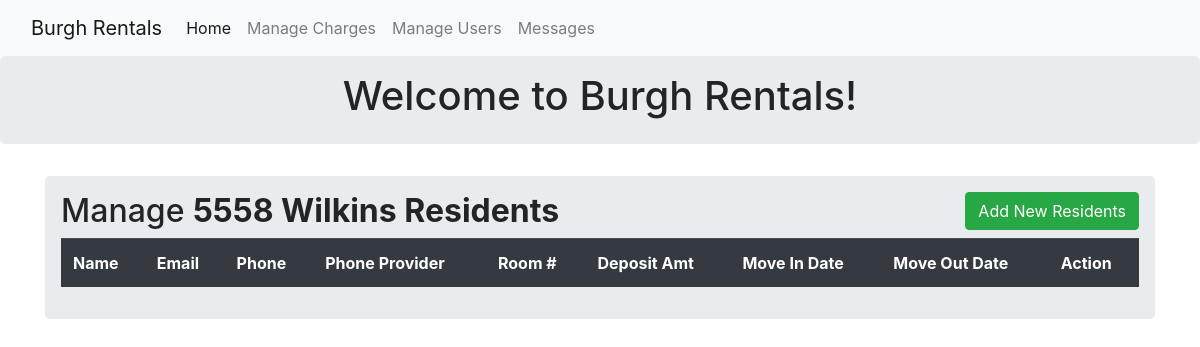
/residents, run on an earlier commit of the app's database.
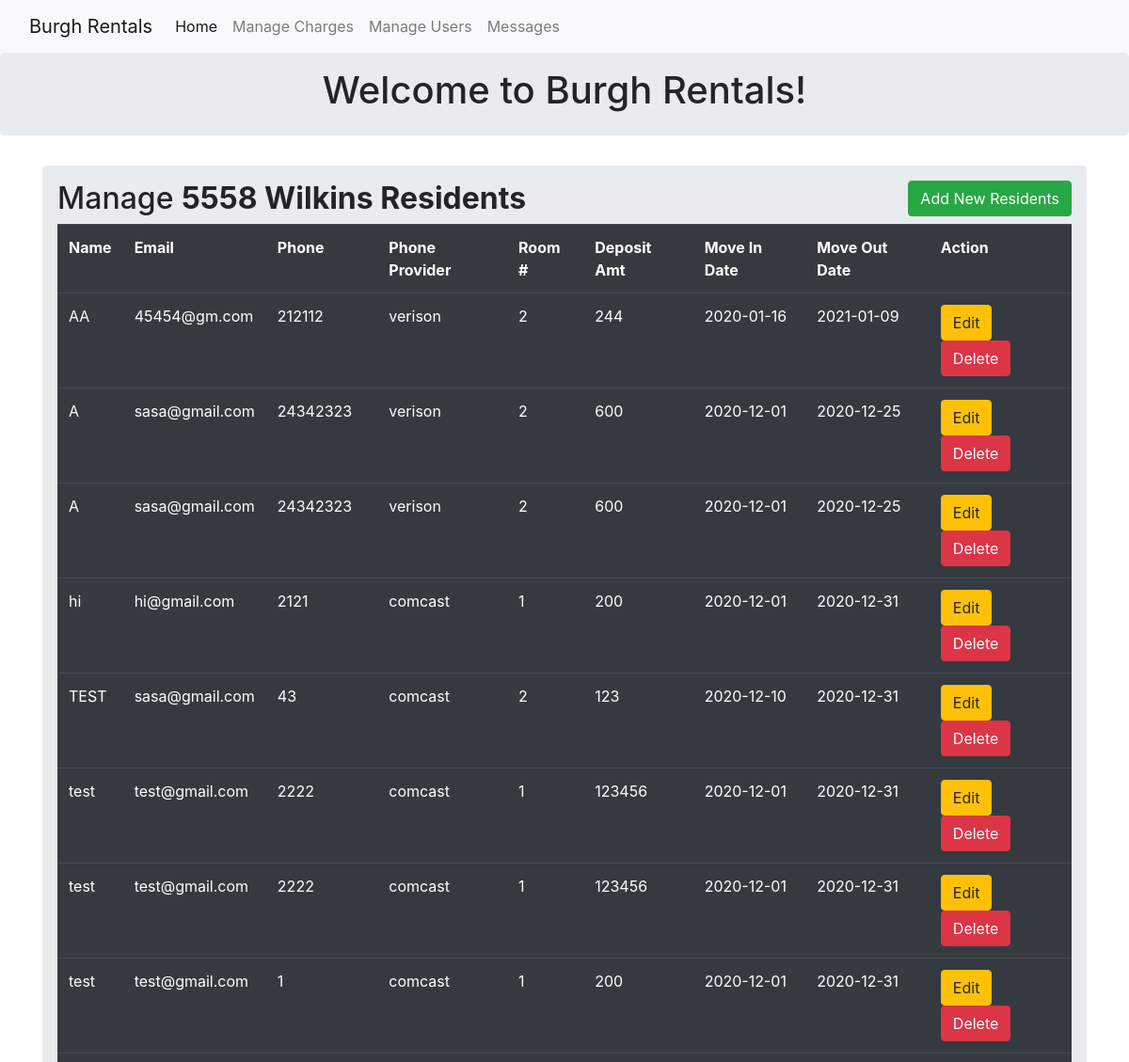
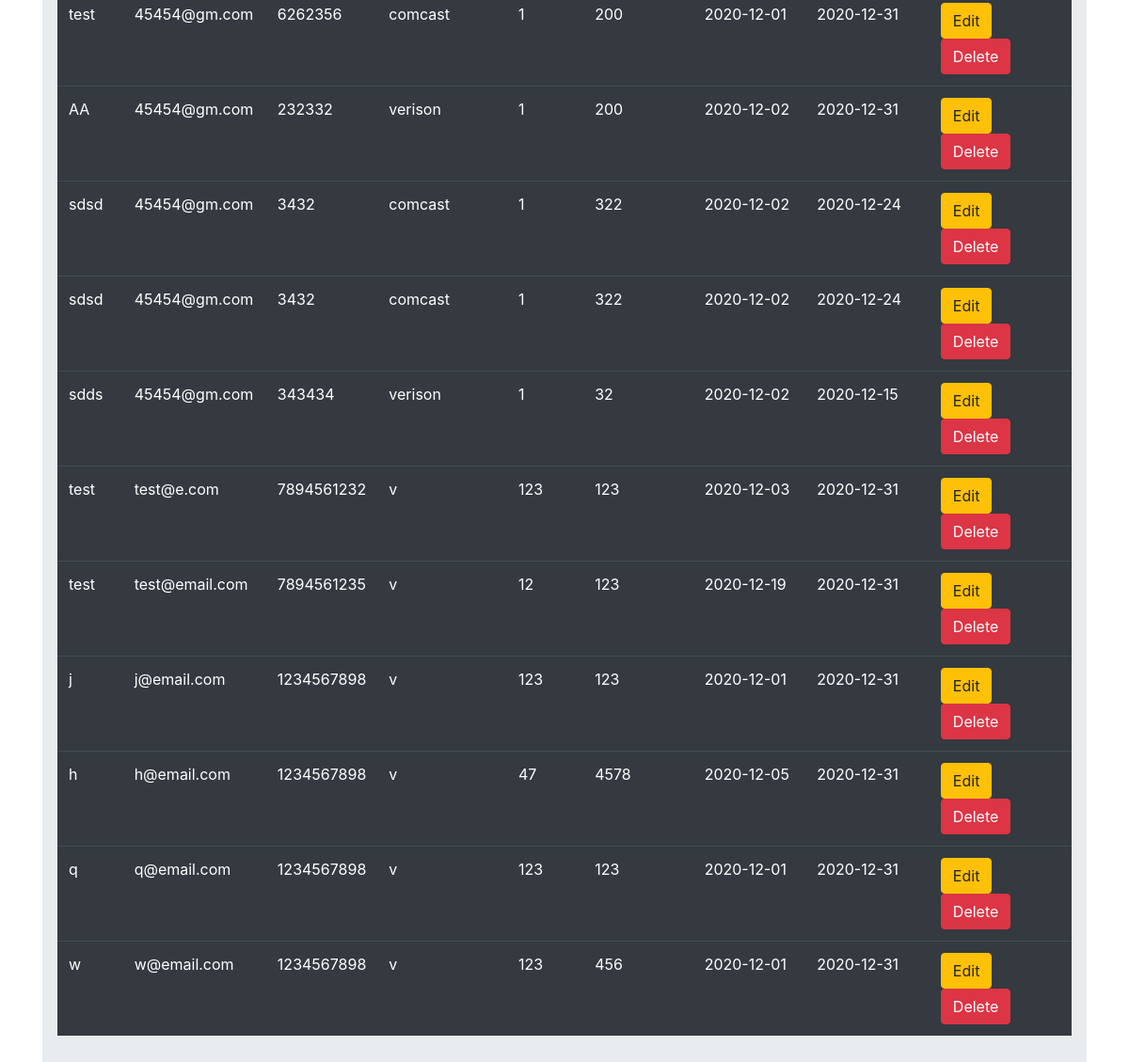
And on a later commit of the database (2 pictures, top to bottom).
### app.py (models this page shows, shortened)
class residents(db.Model):
    id = db.Column(db.Integer, primary_key = True)
    name = db.Column(db.String(100))
    email = db.Column(db.String(100))
    phone = db.Column(db.String(100))
    phoneProvider = db.Column(db.String(100))
    RoomNumber = db.Column(db.String(100))
    DepositAmt = db.Column(db.String(100))
    MoveInDate = db.Column(db.String(100))
    MoveOutDate = db.Column(db.String(100))

### app.py (the view)
@app.route('/residents')
def Residents():
    all_data = residents.query.all()
    return render_template("residents.html", residents = all_data)

### templates/residents.html (shortened to what this page needs)
{% extends 'base.html' %} {% include 'header.html' %} {% block title %} Home {% endblock %} {% block body %}
<div class="container">
  <div class="row">
    <div class="col md-12">
      <div class="jumbotron p-3">
        <h2>
          Manage <b>5558 Wilkins Residents </b>
          <button type="button" class="btn btn-success float-right" data-toggle="modal" data-target="#mymodal">Add New Residents</button>
        </h2>
        <table class="table table-hover table-dark">
          <tr>
            <th>Name</th>
            <th>Email</th>
            <th>Phone</th>
            <th>Phone Provider</th>
            <th>Room #</th>
            <th>Deposit Amt</th>
            <th>Move In Date</th>
            <th>Move Out Date</th>
            <th>Action</th>
          </tr>
          {% for row in residents %}
          <tr>
            <td>{{row.name}}</td>
            <td>{{row.email}}</td>
            <td>{{row.phone}}</td>
            <td>{{row.phoneProvider}}</td>
            <td>{{row.RoomNumber}}</td>
            <td>{{row.DepositAmt}}</td>
            <td>{{row.MoveInDate}}</td>
            <td>{{row.MoveOutDate}}</td>
            <td>
              <a
                href="/resident/update/{{row.id}}"
                class="btn btn-warning btn-xs"
                data-toggle="modal"
                data-target="#modaledit{{row.id}}"
                >Edit</a
              >
              <a href="/resident/delete/{{row.id}}" class="btn btn-danger btn-xs" onclick="return confirm('Are You Sure To Delete ?')"
                >Delete</a
              >
            </td>
          </tr>
          {% endfor %}
        </table>
      </div>
    </div>
  </div>
</div>
{% endblock %}

### templates/base.html (shortened to what this page needs)
<!DOCTYPE html>
<html lang="en">
  <head>
    <link
      rel="stylesheet"
      href="https://stackpath.bootstrapcdn.com/bootstrap/4.4.1/css/bootstrap.min.css"
    />
  </head>
  <body>
    {% block body %} {% endblock %}
  </body>
</html>

### templates/header.html (shortened to what this page needs)
{% extends 'base.html' %} {% block title %} Burgh Rentals {% endblock %} {%
block body %}
<header>
  <nav class="navbar navbar-expand-lg navbar-light bg-light">
    <div class="container-fluid">
      <a class="navbar-brand" href="#">Burgh Rentals</a>
      <div class="collapse navbar-collapse" id="navbarNav">
        <ul class="navbar-nav">
          <li class="nav-item">
            <a class="nav-link active" aria-current="page" href="/"
              >Home</a
            >
          </li>
          <li class="nav-item">
            <a class="nav-link" href="/charges">Manage Charges</a>
          </li>
          <li class="nav-item">
            <a class="nav-link" href="/residents">Manage Users</a>
          </li>
          <li class="nav-item">
            <a class="nav-link" href="#">Messages</a>
          </li>
        </ul>
      </div>
    </div>
  </nav>
</header>
<div class="jumbotron p-3">
  <div class="well text-center">
    <h1>Welcome to Burgh Rentals!</h1>
  </div>
</div>
{% endblock %}

What changed in the data, as far as the page shows it:
added residents: name "AA", email "45454@gm.com", phone "212112", phoneProvider "verison", RoomNumber "2", DepositAmt "244", MoveInDate "2020-01-16", MoveOutDate "2021-01-09"
added residents: name "A", email "sasa@gmail.com", phone "24342323", phoneProvider "verison", RoomNumber "2", DepositAmt "600", MoveInDate "2020-12-01", MoveOutDate "2020-12-25"
added residents: name "A", email "sasa@gmail.com", phone "24342323", phoneProvider "verison", RoomNumber "2", DepositAmt "600", MoveInDate "2020-12-01", MoveOutDate "2020-12-25"
added residents: name "hi", email "hi@gmail.com", phone "2121", phoneProvider "comcast", RoomNumber "1", DepositAmt "200", MoveInDate "2020-12-01", MoveOutDate "2020-12-31"
added residents: name "TEST", email "sasa@gmail.com", phone "43", phoneProvider "comcast", RoomNumber "2", DepositAmt "123", MoveInDate "2020-12-10", MoveOutDate "2020-12-31"
added residents: name "test", email "test@gmail.com", phone "2222", phoneProvider "comcast", RoomNumber "1", DepositAmt "123456", MoveInDate "2020-12-01", MoveOutDate "2020-12-31"
added residents: name "test", email "test@gmail.com", phone "2222", phoneProvider "comcast", RoomNumber "1", DepositAmt "123456", MoveInDate "2020-12-01", MoveOutDate "2020-12-31"
added residents: name "test", email "test@gmail.com", phone "1", phoneProvider "comcast", RoomNumber "1", DepositAmt "200", MoveInDate "2020-12-01", MoveOutDate "2020-12-31"
added residents: name "test", email "45454@gm.com", phone "6262356", phoneProvider "comcast", RoomNumber "1", DepositAmt "200", MoveInDate "2020-12-01", MoveOutDate "2020-12-31"
added residents: name "AA", email "45454@gm.com", phone "232332", phoneProvider "verison", RoomNumber "1", DepositAmt "200", MoveInDate "2020-12-02", MoveOutDate "2020-12-31"
added residents: name "sdsd", email "45454@gm.com", phone "3432", phoneProvider "comcast", RoomNumber "1", DepositAmt "322", MoveInDate "2020-12-02", MoveOutDate "2020-12-24"
added residents: name "sdsd", email "45454@gm.com", phone "3432", phoneProvider "comcast", RoomNumber "1", DepositAmt "322", MoveInDate "2020-12-02", MoveOutDate "2020-12-24"
added residents: name "sdds", email "45454@gm.com", phone "343434", phoneProvider "verison", RoomNumber "1", DepositAmt "32", MoveInDate "2020-12-02", MoveOutDate "2020-12-15"
added residents: name "test", email "test@e.com", phone "7894561232", phoneProvider "v", RoomNumber "123", DepositAmt "123", MoveInDate "2020-12-03", MoveOutDate "2020-12-31"
added residents: name "test", email "test@email.com", phone "7894561235", phoneProvider "v", RoomNumber "12", DepositAmt "123", MoveInDate "2020-12-19", MoveOutDate "2020-12-31"
added residents: name "j", email "j@email.com", phone "1234567898", phoneProvider "v", RoomNumber "123", DepositAmt "123", MoveInDate "2020-12-01", MoveOutDate "2020-12-31"
added residents: name "h", email "h@email.com", phone "1234567898", phoneProvider "v", RoomNumber "47", DepositAmt "4578", MoveInDate "2020-12-05", MoveOutDate "2020-12-31"
added residents: name "q", email "q@email.com", phone "1234567898", phoneProvider "v", RoomNumber "123", DepositAmt "123", MoveInDate "2020-12-01", MoveOutDate "2020-12-31"
added residents: name "w", email "w@email.com", phone "1234567898", phoneProvider "v", RoomNumber "123", DepositAmt "456", MoveInDate "2020-12-01", MoveOutDate "2020-12-31"
